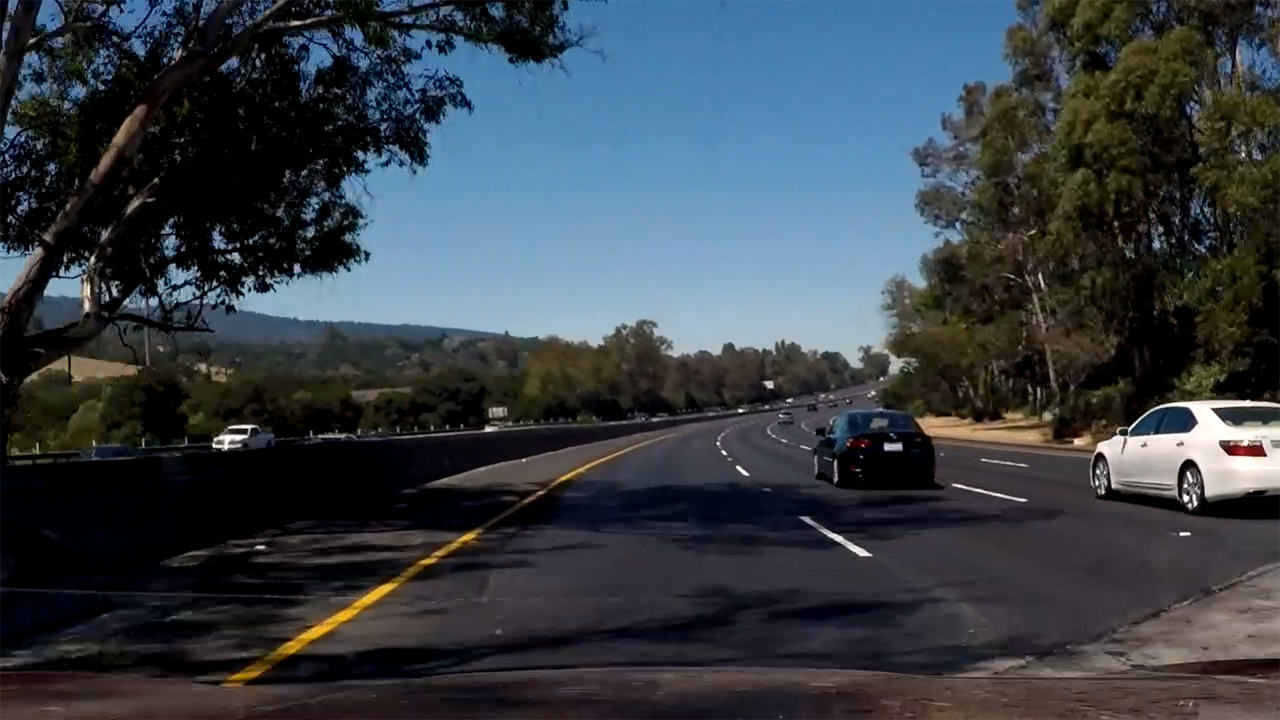
#> input picture test_images/2.jpg, 1280 x 720 px, found by its file name
$ python warp.py
#> lines starting #> are read from the running program, lines starting #| are printed output that depends on the picture
import numpy as np
import cv2
import matplotlib.pyplot as plt
import matplotlib.image as mpimg
import numpy as np

def perspective_transform(img):

    img_size = (img.shape[1], img.shape[0])

    src = np.float32([[220, 700],
                      [555, 455],
                      [730, 455],
                      [1090, 700]])

    # Choose x positions that allow for 3.7m for the lane position closest to car.
    dst = np.float32([[ 212,  700],
                      [ 212,    0],
                      [ 1086,    0],
                      [ 1086,  700]])

    M = cv2.getPerspectiveTransform(src, dst)
    Minv = cv2.getPerspectiveTransform(dst,src)

    # Warp the image using OpenCV warpPerspective()
    warped = cv2.warpPerspective(img, M, img_size,flags=cv2.INTER_LINEAR)

    # [12 lines of commented-out code are left out]

    return warped,Minv

def main():
    img_warp = cv2.imread('C:/Users/LPC/Documents/GitHub/CarND-Advanced-Lane-Lines-master/test_images/2.jpg')
#> img_warp is the input picture: shape (720, 1280, 3); mean B, G, R 70.4, 63, 55.4
    perspective_transform(img_warp)
#> in perspective_transform, `warped = cv2.warpPerspective(img, M, img_size,flags=cv2.INTER_LINEAR)`:
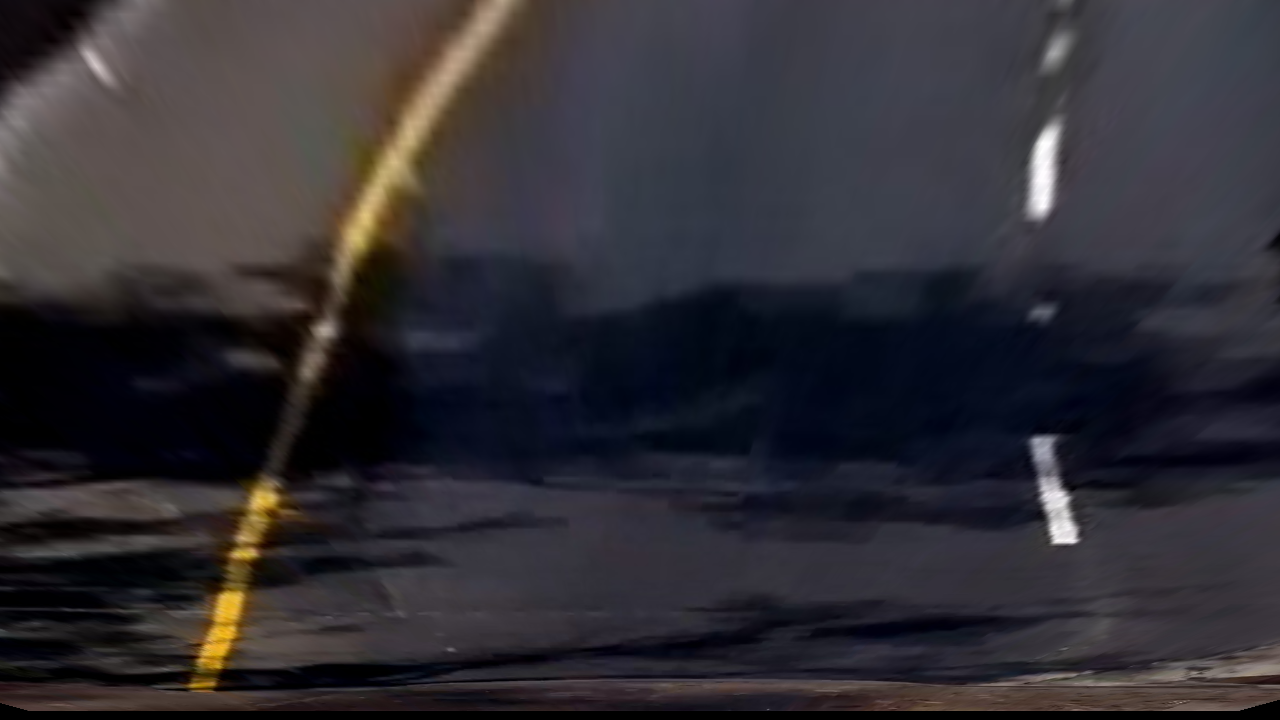
#> warped: shape (720, 1280, 3); mean B, G, R 52, 46.2, 48.7

if __name__ == "__main__":
    main()

$ run again, with test_images/1.jpg copied over test_images/2.jpg
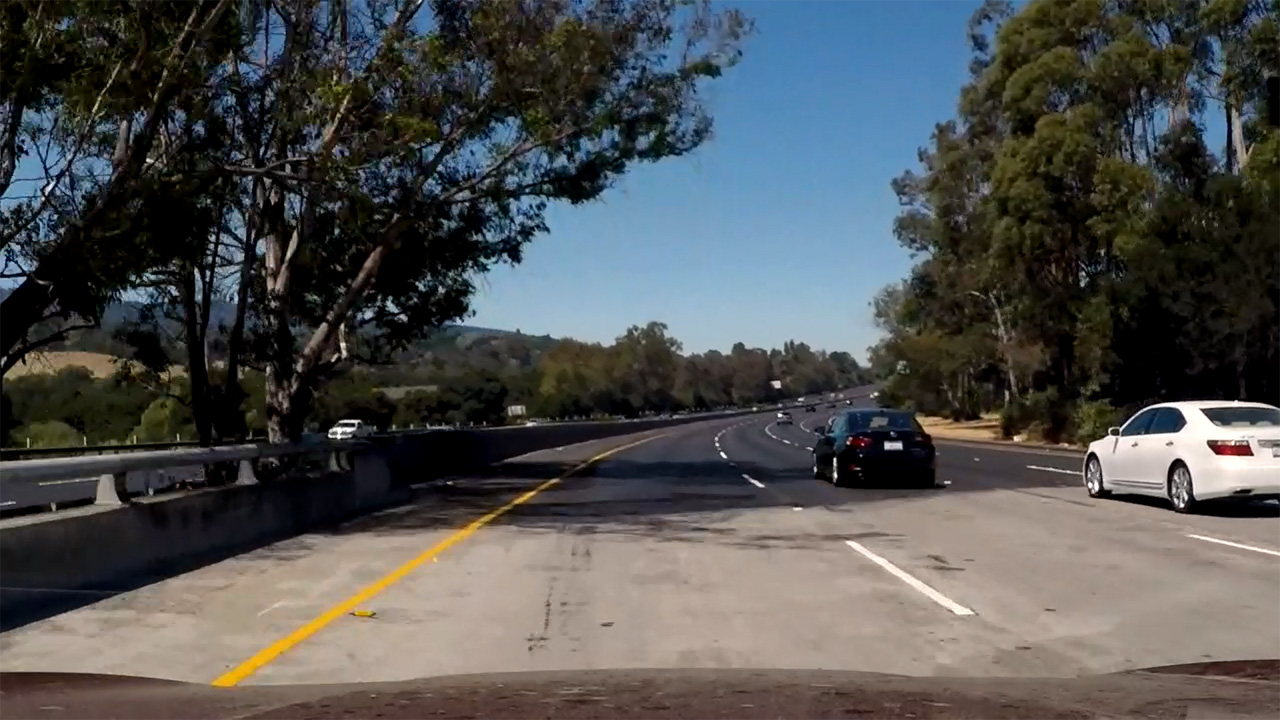
#> input picture test_images/1.jpg, 1280 x 720 px, found by its file name
#> in main, img_warp is the input picture: shape (720, 1280, 3); mean B, G, R 80.7, 81.1, 80.1
#> in perspective_transform, `warped = cv2.warpPerspective(img, M, img_size,flags=cv2.INTER_LINEAR)`:
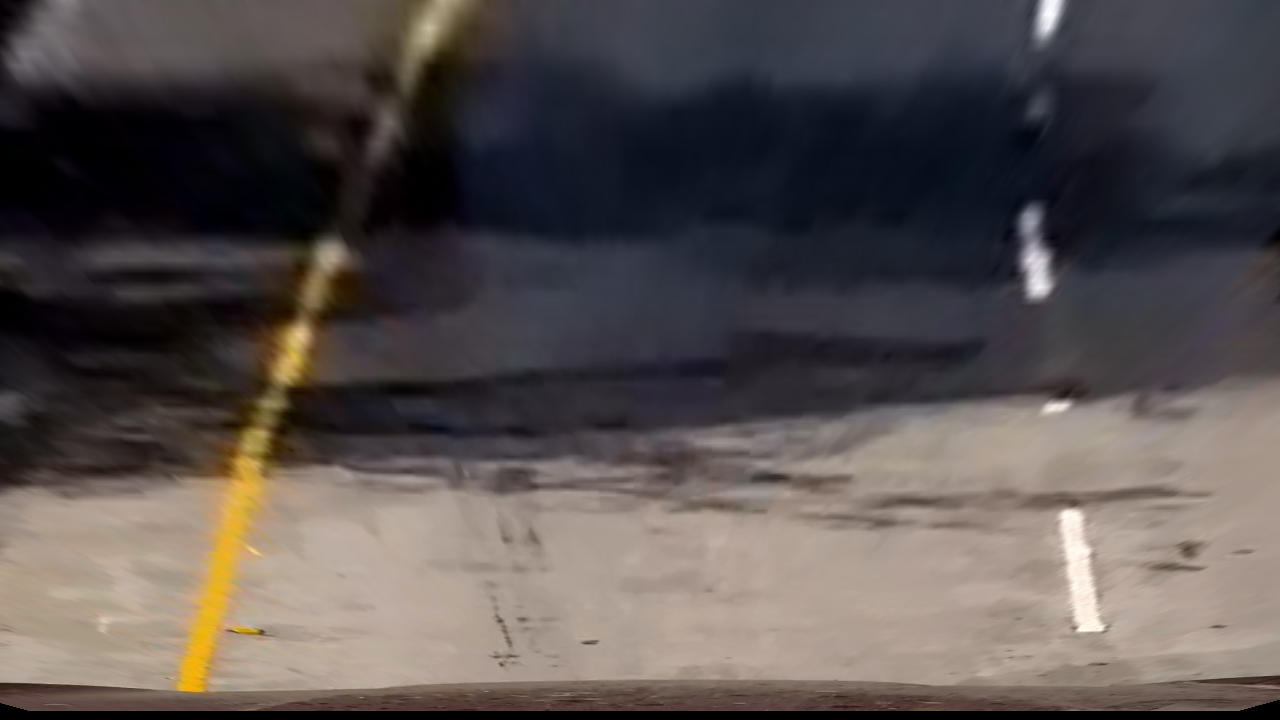
#> warped: shape (720, 1280, 3); mean B, G, R 79.1, 80.7, 87.8

$ run again, with test_images/straight_lines2.jpg copied over test_images/2.jpg
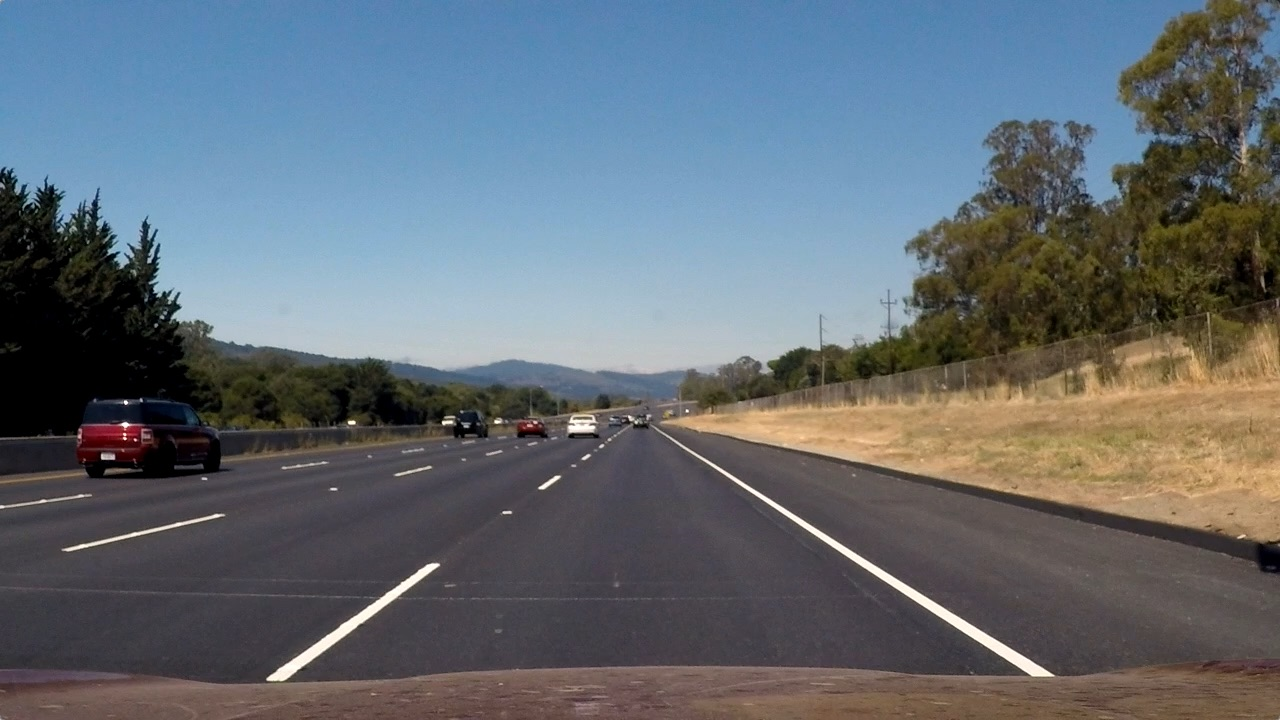
#> input picture test_images/straight_lines2.jpg, 1280 x 720 px, found by its file name
#> in main, img_warp is the input picture: shape (720, 1280, 3); mean B, G, R 115.1, 107.7, 99.4
#> in perspective_transform, `warped = cv2.warpPerspective(img, M, img_size,flags=cv2.INTER_LINEAR)`:
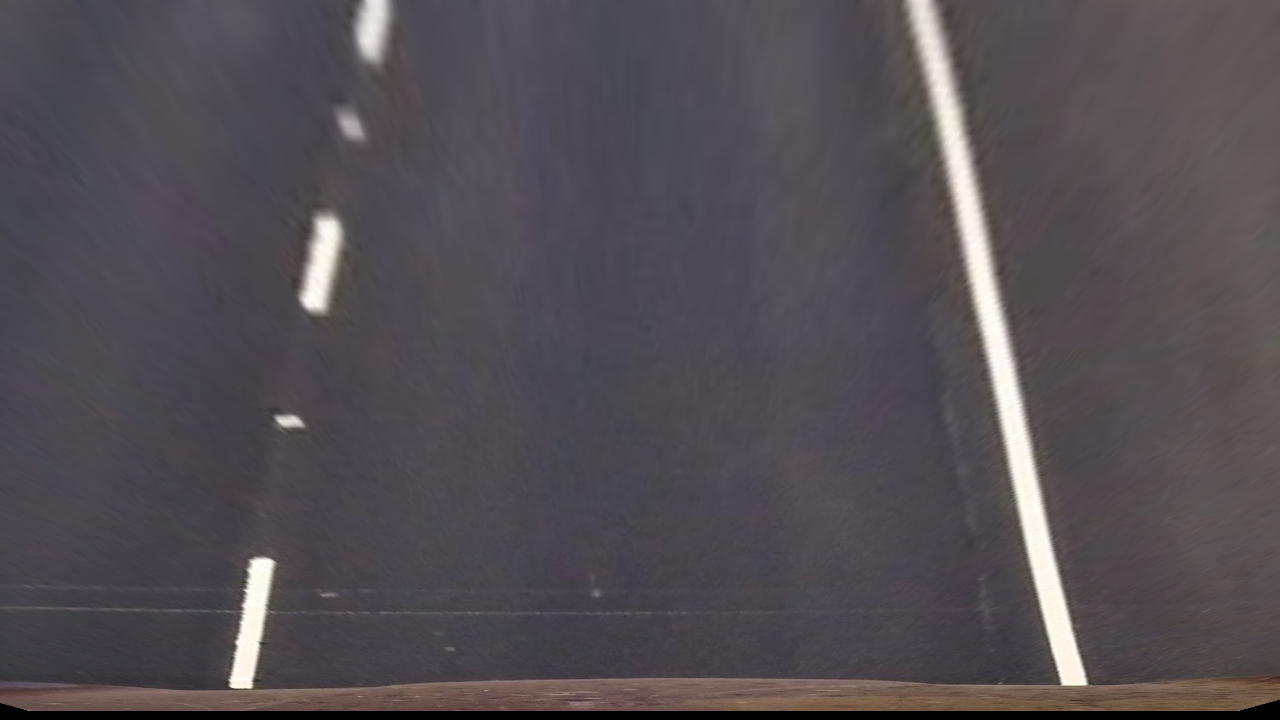
#> warped: shape (720, 1280, 3); mean B, G, R 83, 77.9, 83.3
